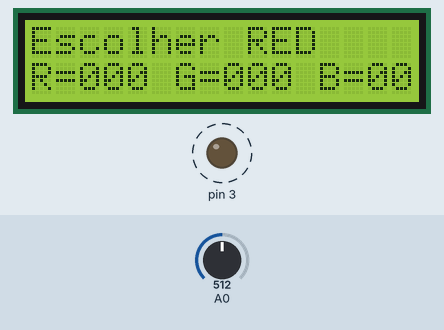
Recording of a program running on a simulated Arduino Uno, built with avr-gcc and run on an emulated ATmega328P. Shown: 16×2 character LCD, output pins drawn as LEDs (lit = HIGH). Dashed ring = blinking. Inputs (shaded band) come from the test bench; at power-on: A0 = 512. What the program prints to the serial monitor is not drawn.

Above: at 1.5 s.
1.6 s: A0 set to 632
At 1.76 s:
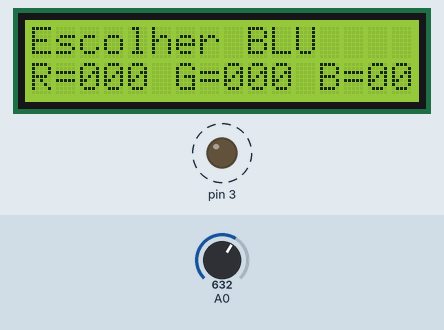
3.7 s: A0 set to 662
At 4.06 s:
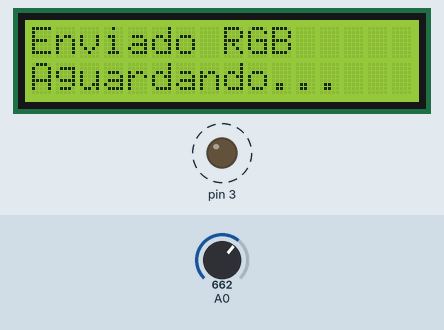
5.6 s: A0 set to 511
At 7.28 s:
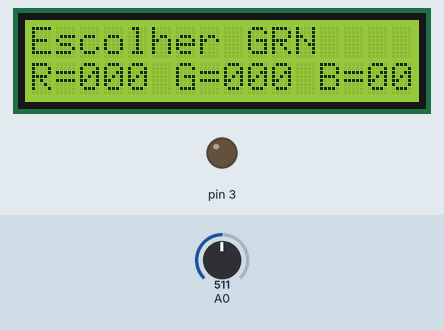
7.4 s: A0 set to 467
8.9 s: A0 set to 440
Timing chart, 0 to 11.4 s (numbered marks = the images above; inputs shaded):
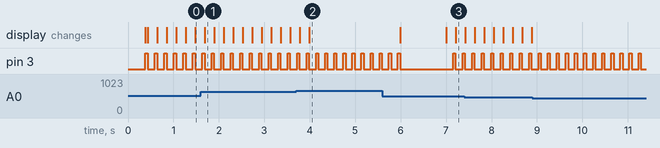

Measured:
- the behaviour switches between 649 and 650 on A0 (found by bisection; images 1 and 2)
- after the input at 3.7 s, the display: first changes after 0.08 s (image 2 shows a later state)
- after the input at 5.6 s, the display: first differs from a run without the input after 1.6 s (image 3)
- by itself, pin 3: alternates HIGH for 0.05 s and LOW for 0.15 s

The program:

main.cpp
```cpp
#include <Arduino.h>
#include "LCD_SHIELD.h"
#include "UART.h"

LCD_tcl LCD_RM;
UART uart(9600);

enum AppState {
    ESCOLHER_COR,
    AJUSTAR_VALOR,
    AGUARDAR_RESPOSTA
};

AppState estadoAtual = ESCOLHER_COR;
uint8_t rgb[3] = {0, 0, 0};
uint8_t corSelecionada = 0;
int valorAjuste = 0;
unsigned long tempoEnvio = 0;

const unsigned long SELECT_DOUBLE_CLICK_MS = 250;
unsigned long lastSelectPressTime = 0;
bool selectPending = false;

const char* nomesCores[] = {"RED", "GRN", "BLU"};

void mostrarStatus() {
    char linha0[17];
    char linha1[17];
    snprintf(linha0, sizeof(linha0), "Escolher %s", nomesCores[corSelecionada]);
    snprintf(linha1, sizeof(linha1), "R=%03d G=%03d B=%03d", rgb[0], rgb[1], rgb[2]);
    LCD_RM.imprimeLinha(0, linha0);
    LCD_RM.imprimeLinha(1, linha1);
}

void mostrarAjuste() {
    char linha0[17];
    char linha1[17];
    snprintf(linha0, sizeof(linha0), "Ajustar %s", nomesCores[corSelecionada]);
    snprintf(linha1, sizeof(linha1), "%03d / 255   %s", valorAjuste, nomesCores[corSelecionada]);
    LCD_RM.imprimeLinha(0, linha0);
    LCD_RM.imprimeLinha(1, linha1);
}

void enviarRGB() {
    uint8_t payload[3] = {rgb[0], rgb[1], rgb[2]};
    uart.envia_frame(0x10, payload, sizeof(payload));
    tempoEnvio = millis();
    LCD_RM.imprimeLinha(0, "Enviado RGB");
    LCD_RM.imprimeLinha(1, "Aguardando...");
    estadoAtual = AGUARDAR_RESPOSTA;
}

void mostrarResposta(const char* texto) {
    LCD_RM.imprimeLinha(0, "Resposta:");
    LCD_RM.imprimeLinha(1, texto);
}

void setup() {
    pinMode(3, OUTPUT);
    LCD_RM.begin();
    uart.begin();
    mostrarStatus();
}

void loop() {
    int btn = LCD_RM.ler_btn();

    if (estadoAtual == ESCOLHER_COR) {
        if (btn == 0) {
            corSelecionada = (corSelecionada + 1) % 3;
            mostrarStatus();
        } else if (btn == 3) {
            corSelecionada = (corSelecionada + 2) % 3;
            mostrarStatus();
        } else if (btn == 1) {
            enviarRGB();
        } else if (btn == 4) {
            // Detecta duplo-clique no botão Select (btn==4)
            if (!selectPending) {
                selectPending = true;
                lastSelectPressTime = millis();
                LCD_RM.imprimeLinha(0, "1x: Ajustar");
                LCD_RM.imprimeLinha(1, "2x: Enviar");
            } else {
                // segundo clique dentro do intervalo -> enviar
                if (millis() - lastSelectPressTime <= SELECT_DOUBLE_CLICK_MS) {
                    selectPending = false;
                    enviarRGB();
                } else {
                    // tempo estourou, reinicia contagem
                    lastSelectPressTime = millis();
                }
            }
        }
    } else if (estadoAtual == AJUSTAR_VALOR) {
        if (btn == 1) {
            valorAjuste = min(255, valorAjuste + 10);
            mostrarAjuste();
        } else if (btn == 2) {
            valorAjuste = max(0, valorAjuste - 10);
            mostrarAjuste();
        } else if (btn == 3) {
            estadoAtual = ESCOLHER_COR;
            mostrarStatus();
        } else if (btn == 4) {
            rgb[corSelecionada] = valorAjuste;
            estadoAtual = ESCOLHER_COR;
            mostrarStatus();
        }
    } else if (estadoAtual == AGUARDAR_RESPOSTA) {
        uint8_t tipo;
        uint8_t buffer[16];
        uint8_t tamanho;

        if (uart.recebe_frame(tipo, buffer, tamanho)) {
            char texto[17];
            if (tamanho > 0) {
                int len = min((int)tamanho, 14);
                for (int i = 0; i < len; ++i) {
                    texto[i] = isprint(buffer[i]) ? buffer[i] : '.';
                }
                texto[len] = '\0';
            } else {
                snprintf(texto, sizeof(texto), "OK T=%02u", tipo);
            }
            mostrarResposta(texto);
            delay(1000);
            estadoAtual = ESCOLHER_COR;
            mostrarStatus();
        } else if (millis() - tempoEnvio > 2000) {
            mostrarResposta("Sem resp.");
            delay(1000);
            estadoAtual = ESCOLHER_COR;
            mostrarStatus();
        }
    }

    // Se houve um único clique no Select e o tempo de duplo-clique expirou,
    // trata-se como clique simples: entra em ajuste.
    if (estadoAtual == ESCOLHER_COR && selectPending) {
        if (millis() - lastSelectPressTime > SELECT_DOUBLE_CLICK_MS) {
            selectPending = false;
            valorAjuste = rgb[corSelecionada];
            estadoAtual = AJUSTAR_VALOR;
            mostrarAjuste();
        }
    }

    delay(150);
}
```
